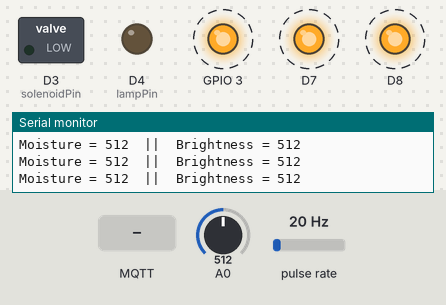
A sketch run on a simulated ESP8266 (NodeMCU). Shown: switched loads named in the sketch (green lamp = pin HIGH), output pins drawn as LEDs (lit = HIGH), the last lines printed to the serial monitor. Wiring (inferred from the names in the program): pulse sensor: data D6. Dashed ring = blinking. Inputs (shaded band) come from the test bench; at power-on: A0 = 512, pulse rate 20 Hz. WiFi joins after 1.5 s; servers stay silent unless stated; no MQTT or app messages arrive unless stated.

Above: at 2.44 s.
2.8 s: A0 set to 915
5.8 s: A0 set to 936
8.8 s: A0 set to 70
At 10.98 s:
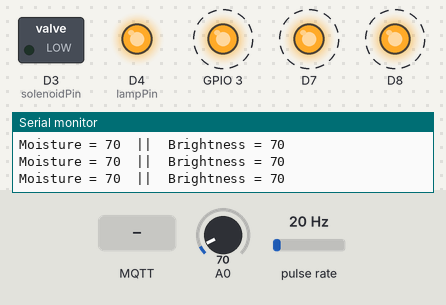
11.8 s: MQTT message "wateringbyUser" arrives on the third subscribed topic
At 13.0 s:
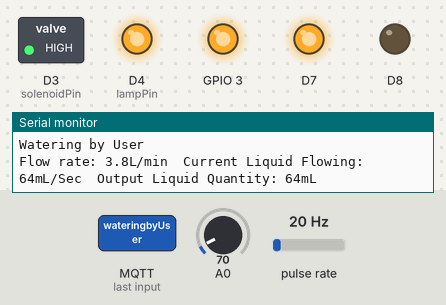
13.3 s: MQTT message "plantbuddy/water" arrives on the first subscribed topic
At 16.24 s:
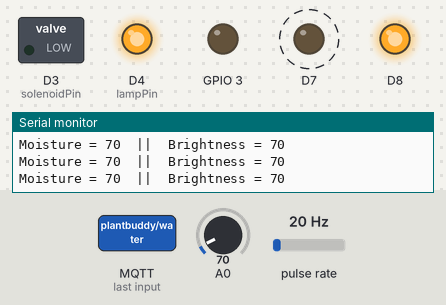
16.3 s: A0 set to 1023
At 17.2 s:
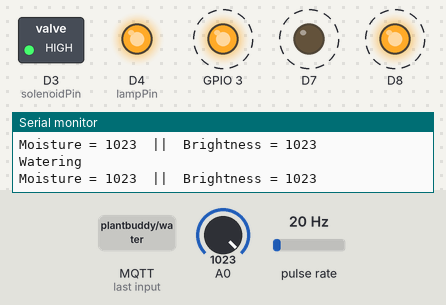
Timing chart, 0 to 20.3 s (numbered marks = the images above; inputs shaded):
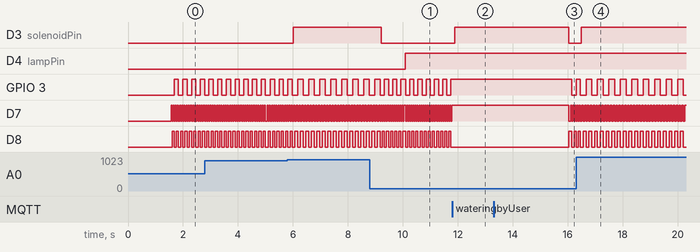

Measured:
- after the input at 5.8 s, D3 (solenoidPin): LOW → HIGH after 0.21 s; GPIO 3: alternates HIGH for 0.20 s and LOW for 0.20 s, starting after 0.37 s; D7: alternates HIGH for 0.05 s and LOW for 0.05 s, starting after 0.37 s; D8: alternates HIGH for 0.10 s and LOW for 0.10 s, starting after 0.37 s
- after the input at 8.8 s, D3 (solenoidPin): HIGH → LOW after 0.41 s; D4 (lampPin): LOW → HIGH after 1.3 s; GPIO 3: alternates HIGH for 0.15 s and LOW for 0.15 s, starting after 0.53 s; D7: alternates HIGH for 0.04 s and LOW for 0.04 s, starting after 0.53 s; D8: alternates HIGH for 0.07 s and LOW for 0.07 s, starting after 0.53 s
- after the input at 11.8 s, D3 (solenoidPin): LOW → HIGH after 0.10 s; GPIO 3, D7: stops changing and stays HIGH; D8: stops changing and stays LOW
- after the input at 16.3 s, D3 (solenoidPin): LOW → HIGH after 0.20 s; GPIO 3: alternates HIGH for 0.21 s and LOW for 0.21 s, starting after 0.36 s; D7: alternates HIGH for 0.05 s and LOW for 0.05 s, starting after 0.31 s; D8: alternates HIGH for 0.10 s and LOW for 0.10 s, starting after 0.36 s
- by itself, GPIO 3: alternates HIGH for 0.16 s and LOW for 0.16 s
- by itself, D7: alternates HIGH for 0.04 s and LOW for 0.04 s
- by itself, D8: alternates HIGH for 0.08 s and LOW for 0.08 s

The sketch:

MasterBAK.ino
```cpp
//connect internet
#include <SPI.h>
#include <ESP8266WiFi.h>
#include <PubSubClient.h>
#include <string>
const char* ssid     = "Clapyourhands";
const char* password = "1212312121";
WiFiClient wifiClient;

//connect broker
char MQTT_SERVER[]="broker.mqttdashboard.com";
char* outMoisture = "plantbuddy/moisture";
char* outSystemNotify = "plantbuddy/systemNotify";
char* outBrightness = "plantbuddy/brightness";
char* inLowMoisture = "plantbuddy/lowMoisture";
char* inWater = "plantbuddy/water";
char* inLowLux = "plantbuddy/lowLux";
char* clientId = "clientId-device";
char* user = "plantbuddy";
char* pass = "taenshiki";
byte mac[] = { 0x5E, 0x52, 0xDE, 0xE0, 0xFE, 0xE0 };
PubSubClient client(MQTT_SERVER, 1883, 0, wifiClient);

//choose amount of water
int wateringbyUser = 0;
int max = 100;
char message_water[100];
char message_lowMoisture[100];
char message_lowLux[100];

//Lamp
const int lampPin = D4;
unsigned long timer;
int lowLux = 75;

//water flow sensor
byte sensorInterrupt = D6;
float calibrationFactor = 4.5;
int buttonPushCounter = 0;   // counter for the number of button presses
int buttonState = 0;         // current state of the button
int lastButtonState = 0;     // previous state of the button
volatile byte pulseCount;
float flowRate;
unsigned int flowMilliLitres;
unsigned long totalMilliLitres;
unsigned long oldTime;

//Multiplexer
int Vin[8];
int c=0;
int b2,b1,b0;
int moisture = 0;
int brightness = 0;

//Solenoid
const int solenoidPin = D3;
int lowMoisture = 921;
int watering = 0;

//Amount of Water
void callback(char* topic, byte* payload, unsigned int length) {
  String strTopic(topic);
  if (strTopic == "plantbuddy/water"){
    int i = 0;
    Serial.println(topic);
    Serial.print("] ");
    for (i=0; i < length; i++) {
      Serial.print((char)payload[i]);
      message_water[i] = payload[i];
    }
    Serial.println();
    String amountofWater(message_water);
    Serial.println(amountofWater);
    if (amountofWater == "100"){
      max = 100;
      Serial.println("amountofWater==>100ml");
    }else if (amountofWater == "200"){
      max = 200;
      Serial.println("amountofWater==>200ml");
    }else if (amountofWater == "300"){
      max = 300;
      Serial.println("amountofWater==>300ml");
    }else if (amountofWater == "400"){
      max = 400;
      Serial.println("amountofWater==>400ml");
    }else if (amountofWater == "500"){
      max = 500;
      Serial.println("amountofWater==>500ml");
    }else if (amountofWater == "wateringbyUser"){
      waterbyUser();
    }
    for (i=0; i < length; i++) {
      message_water[i] = '\0';
    }
  }else
    if(strTopic == "plantbuddy/lowMoisture"){
    int i = 0;
    Serial.println(topic);
    Serial.print("] ");
    for (i=0; i < length; i++) {
      Serial.print((char)payload[i]);
      message_lowMoisture[i] = payload[i];
    }
    Serial.println();
    String strLowMoisture(message_lowMoisture);
    Serial.println(strLowMoisture);
    if (strLowMoisture == "10"){
      lowMoisture = 250 + 77;
      Serial.println("lowMoisture==>10%");
    }else if (strLowMoisture == "20"){
      lowMoisture = 250 + 154;
      Serial.println("lowMoisture==>20%");
    }else if (strLowMoisture == "30"){
      lowMoisture = 250 + 232;
      Serial.println("lowMoisture==>30%");
    }else if (strLowMoisture == "40"){
      lowMoisture = 250 + 309;
      Serial.println("lowMoisture==>40%");
    }else if (strLowMoisture == "50"){
      lowMoisture = 250 + 387;
      Serial.println("lowMoisture==>50%");
    }else if (strLowMoisture == "60"){
      lowMoisture = 250 + 464;
      Serial.println("lowMoisture==>60%");
    }else if (strLowMoisture == "70"){
      lowMoisture = 250 + 541;
      Serial.println("lowMoisture==>70%");
    }else if (strLowMoisture == "80"){
      lowMoisture = 250 + 619;
      Serial.println("lowMoisture==>80%");
    }else if (strLowMoisture == "90"){
      lowMoisture = 250 + 696;
      Serial.println("lowMoisture==>90%");
    }
    for (i=0; i < length; i++) {
      message_lowMoisture[i] = '\0';
    }
  }else if(strTopic == "plantbuddy/lowLux"){
    int i = 0;
    Serial.println(topic);
    Serial.print("] ");
    for (i=0; i < length; i++) {
      Serial.print((char)payload[i]);
      message_lowLux[i] = payload[i];
    }
    Serial.println();
    String strLowLux(message_lowLux);
    Serial.println(strLowLux);
    if (strLowLux == "10"){
      lowLux = 921;
      Serial.println("lowLux==>10%");
    }else if (strLowLux == "20"){
      lowLux = 819;
      Serial.println("lowLux==>20%");
    }else if (strLowLux == "30"){
      lowLux = 307;
      Serial.println("lowLux==>30%");
    }else if (strLowLux == "40"){
      lowLux = 614;
      Serial.println("lowLux==>40%");
    }else if (strLowLux == "50"){
      lowLux = 512;
      Serial.println("lowLux==>50%");
    }else if (strLowLux == "60"){
      lowLux = 409;
      Serial.println("lowLux==>60%");
    }else if (strLowLux == "70"){
      lowLux = 307;
      Serial.println("lowLux==>70%");
    }else if (strLowLux == "80"){
      lowLux = 204;
      Serial.println("lowLux==>80%");
    }else if (strLowLux == "90"){
      lowLux = 204;
      Serial.println("lowLux==>90%");
    }
    for (i=0; i < length; i++) {
      message_lowLux[i] = '\0';
    }
  }
}

void setup() {
  //initialize serial communication:
  Serial.begin(9600);

  //connect internet
  Serial.println("Net begin");
  Serial.print("Connecting to ");
  Serial.println(ssid);
  WiFi.begin(ssid, password);
  while (WiFi.status() != WL_CONNECTED){
    delay(500);
    Serial.print(".");
  }
  Serial.println("");
  Serial.println("WiFi connected");
  Serial.println("IP address: ");
  Serial.println(WiFi.localIP());

  //connect broker
  Serial.println("Net begin");
  if (client.connect(clientId,user,pass)) {
    Serial.println("Successfully connected with MQTT");
    client.subscribe("plantbuddy/lowMoisture");
    client.subscribe("plantbuddy/lowLux");
    client.subscribe("plantbuddy/water");// Subcription
  }else {
    Serial.println("cant connected with MQTT");
  }

  //choose amount of water
//  pinMode(buttonPin, INPUT);
//  pinMode(ledPina, OUTPUT);
//  pinMode(ledPinb, OUTPUT);
//  pinMode(ledPinc, OUTPUT);
//  pinMode(ledPind, OUTPUT);

  //water flow sensor
  pulseCount        = 0;
  flowRate          = 0.0;
  flowMilliLitres   = 0;
  totalMilliLitres  = 0;
  oldTime           = 0;
  attachInterrupt(sensorInterrupt, pulseCounter, FALLING);

  //Multiplxer
  pinMode(D7, OUTPUT);
  pinMode(D8, OUTPUT);
  pinMode(D9, OUTPUT);
  pinMode(A0, INPUT);

  //Lamp
  pinMode(lampPin, OUTPUT);
  timer = 0;

  //Solenoid
  pinMode(solenoidPin, OUTPUT);

  client.setCallback(callback);
}

void loop() {
  //Multiplexer
  if(c==0){b2=0,b1=0,b0=0;}
  else if(c==1){b2=0,b1=0,b0=1;}
  else if(c==2){b2=0,b1=1,b0=0;}
  else if(c==3){b2=0,b1=1,b0=1;}
  else if(c==4){b2=1,b1=0,b0=0;}
  else if(c==5){b2=1,b1=0,b0=1;}
  else if(c==6){b2=1,b1=1,b0=0;}
  else if(c==7){b2=1,b1=1,b0=1;}
  digitalWrite(D9,b2);
  digitalWrite(D8,b1);
  digitalWrite(D7,b0);
  Vin[c]=analogRead(A0);
  c++;
  if(c>7)
    c=0;
  char moistureChar [4];
  moisture = map(Vin[0], 300, 1023, 100, 0);
  sprintf(moistureChar , "%d" , moisture);
  client.publish(outMoisture, moistureChar);
  Serial.print("Moisture = ");
  Serial.print(Vin[0]);
  char brightnessChar [4];
  brightness = map(Vin[6], 1, 1023, 100, 0);
  sprintf(brightnessChar , "%d" , brightness);
  client.publish(outBrightness, brightnessChar);
  Serial.print("  ||  Brightness = ");
  Serial.println(Vin[6]);

  //choose amount of water
//  max = atoi("123".c_str());
//  buttonState = digitalRead(buttonPin);
//  if (buttonState != lastButtonState) {
//    if (buttonState == HIGH) {
//      buttonPushCounter++;
//      Serial.println("on");
//      Serial.print("number of button pushes:  ");
//      Serial.println(buttonPushCounter);
//    }
//    else {
//      if (buttonPushCounter>3){
//        buttonPushCounter=0;
//      }
//      Serial.println("off");
//    }
//    delay(50);
//  }
//  lastButtonState = buttonState;
//  if (buttonPushCounter ==1) {
//    digitalWrite(ledPina, HIGH);
//    digitalWrite(ledPinb, LOW);
//    digitalWrite(ledPinc, LOW);
////    digitalWrite(ledPind, LOW);
//    max = 200;
//  } else if(buttonPushCounter ==2) {
//    digitalWrite(ledPina, LOW);
//    digitalWrite(ledPinb, HIGH);
//    digitalWrite(ledPinc, LOW);
////    digitalWrite(ledPind, LOW);
//    max = 500;
//  } else if(buttonPushCounter ==3) {
//    digitalWrite(ledPina, LOW);
//    digitalWrite(ledPinb, LOW);
//    digitalWrite(ledPinc, HIGH);
////    digitalWrite(ledPind, LOW);
//    max = 700;
//  }else if(buttonPushCounter ==4) {
//    digitalWrite(ledPina, LOW);
//    digitalWrite(ledPinb, LOW);
//    digitalWrite(ledPinc, LOW);
////    digitalWrite(ledPind, HIGH);
//    max = 1000;
//  }

  //Lamp
  if((millis() - timer) > 5000){
//    Serial.print("Brightness = ");
//    Serial.println(brightness);
    Serial.print("lowLux = ");
    Serial.println(lowLux);
    if (Vin[6] > lowLux){
      digitalWrite(lampPin, LOW);
      client.publish(outSystemNotify, "ledOFF");
      Serial.println("LED OFF");
    }else if(Vin[6] <= lowLux){
      digitalWrite(lampPin, HIGH);
      client.publish(outSystemNotify, "ledON");
      Serial.println("LED ON");
    }
    timer = millis();
  }

  //Solenoid
  if (Vin[0] > lowMoisture){
      digitalWrite(solenoidPin, HIGH);
//      client.publish(outSystemNotify, "ledOFF");
      Serial.println("Watering");
      watering = 1;
   } else if(Vin[0] <= lowMoisture && watering == 1 && wateringbyUser == 0){
      digitalWrite(solenoidPin, LOW);
      Serial.println("Watered");
      client.publish(outSystemNotify, "Watered");
      watering = 0;
   }
    // Check if Time out

  client.loop();
}

//water flow sensor
void pulseCounter()
{
  pulseCount++;
}

void waterbyUser(){
  //water flow sensor
//  int timeout = 0;
  while (totalMilliLitres<max){
    Serial.println("Watering by User");
    digitalWrite(solenoidPin, HIGH);
    detachInterrupt(sensorInterrupt);
    flowRate = ((1000.0 / (millis() - oldTime)) * pulseCount) / calibrationFactor;
    oldTime = millis();
    flowMilliLitres = (flowRate / 60) * 1000;
    totalMilliLitres += flowMilliLitres;
    unsigned int frac;
    Serial.print("Flow rate: ");
    Serial.print(int(flowRate));  // Print the integer part of the variable
    Serial.print(".");             // Print the decimal point
    frac = (flowRate - int(flowRate)) * 10;
    Serial.print(frac, DEC) ;      // Print the fractional part of the variable
    Serial.print("L/min");
    Serial.print("  Current Liquid Flowing: ");             // Output separator
    Serial.print(flowMilliLitres);
    Serial.print("mL/Sec");
    Serial.print("  Output Liquid Quantity: ");             // Output separator
    Serial.print(totalMilliLitres);
    Serial.println("mL");
    pulseCount = 0;
    attachInterrupt(sensorInterrupt, pulseCounter, FALLING);
    delay(2000);
//    timeout++;
//    if (timeout > 30){
//      client.publish(outSystemNotify, "notEnoughWater");
//      break;
//    }
  }
  digitalWrite(solenoidPin, LOW);
  wateringbyUser = 0;
  totalMilliLitres= 0 ;
  client.publish(outSystemNotify, "wateredbyUser");
  Serial.println("totalMilliLitres has reset");
}
```
